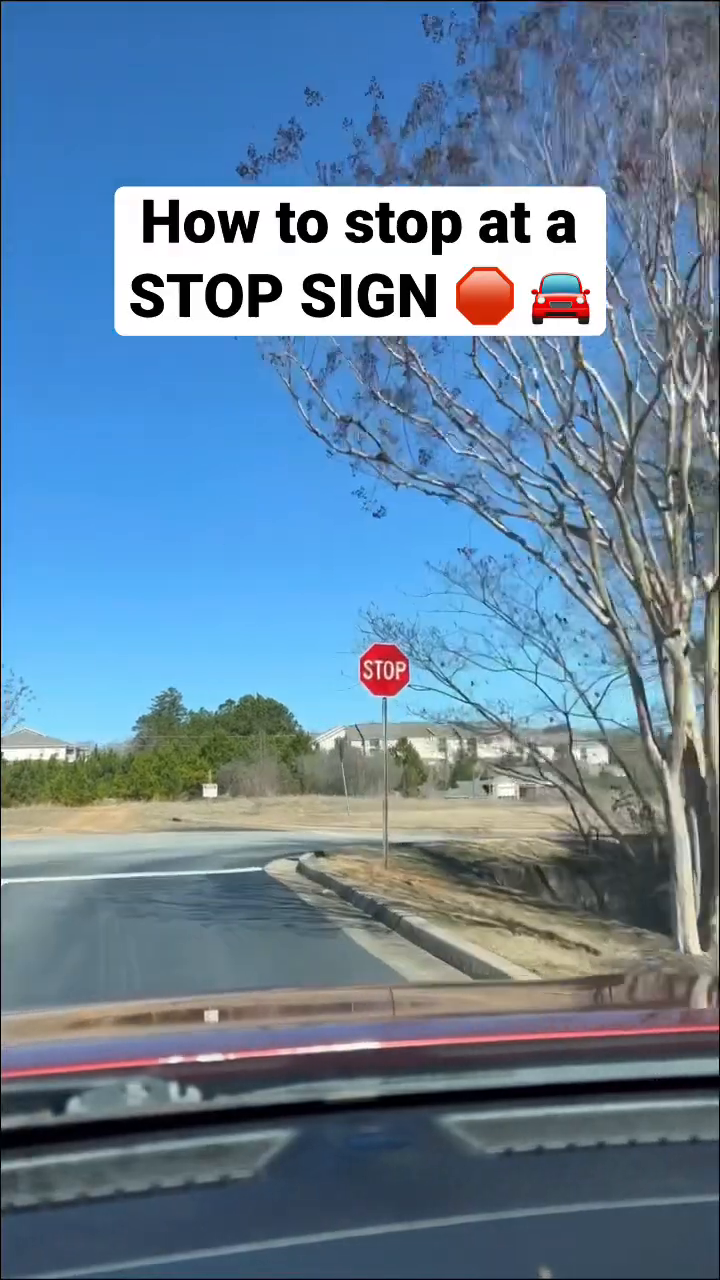
#> input picture frame 32 of How to stop at a STOP SIGN.mp4, 720 x 1280 px
$ python detect_stop_signs.py
#> lines starting #> are read from the running program, lines starting #| are printed output that depends on the picture
# [106 lines of commented-out code are left out]


import cv2

# --------------------------
# Parameters (adjust these)
# --------------------------
KNOWN_WIDTH = 0.75  # meters (standard stop sign width ~ 75 cm)
FOCAL_LENGTH = 800  # to be calibrated for your camera

# Desired display size (for scaling video window)
DISPLAY_WIDTH = 800
DISPLAY_HEIGHT = 400

# Load Haar Cascade for stop sign
cascade = cv2.CascadeClassifier('stop_sign_classifier_2.xml')

# Open the video
video = cv2.VideoCapture('How to stop at a STOP SIGN.mp4')

if not video.isOpened():
    print("Error: Could not open video.")
    exit()

cv2.namedWindow('Stop Sign Detection', cv2.WINDOW_NORMAL)

while True:
    ret, frame = video.read()
#> frame is the input picture: shape (1280, 720, 3); mean B, G, R 156.1, 131.4, 103.2
    if not ret:
        break  # End of video

    # Convert to grayscale
    gray = cv2.cvtColor(frame, cv2.COLOR_BGR2GRAY)
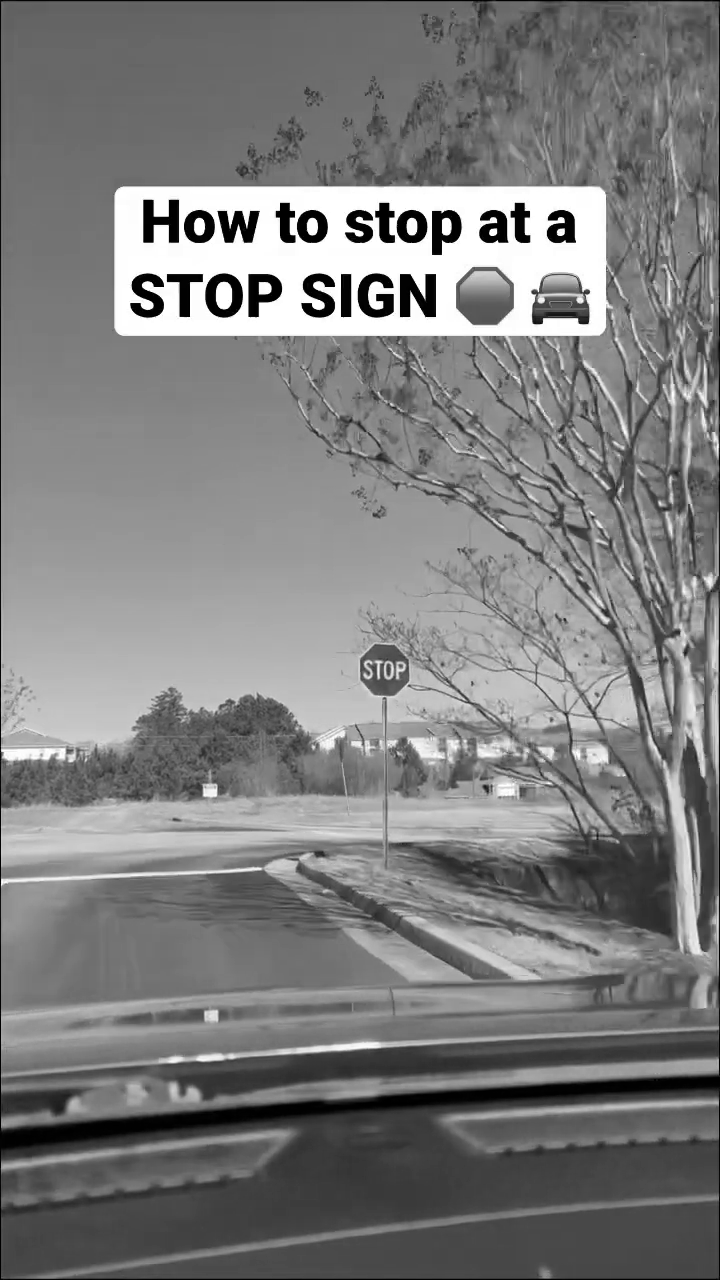
#> gray: shape (1280, 720); min 0, max 255, mean 125.8

    # Detect stop signs
    stop_signs = cascade.detectMultiScale(gray, scaleFactor=1.1, minNeighbors=5)
#> stop_signs = [[351, 637, 65, 65]]

    closest_distance = None
    closest_box = None

    for (x, y, w, h) in stop_signs:
        # Estimate distance (formula: (Real Width * Focal Length) / Perceived Width)
        distance = (KNOWN_WIDTH * FOCAL_LENGTH) / w

        # Track the closest stop sign
        if closest_distance is None or distance < closest_distance:
            closest_distance = distance
            closest_box = (x, y, w, h)
#> this loop made 1 pass
#> (x, y, w, h, distance, closest_distance) on pass 1: (351, 637, 65, 65, 9.23, 9.23)
#> after the loop, closest_distance = 9.23

    # Draw only the closest stop sign
    if closest_distance is not None:
        (x, y, w, h) = closest_box
#> x = 351; y = 637; w = 65; h = 65
        cv2.rectangle(frame, (x, y), (x+w, y+h), (255, 0, 0), 2)
        cv2.putText(frame, f"STOP SIGN: {closest_distance:.2f} m", (x, y - 10),
                    cv2.FONT_HERSHEY_SIMPLEX, 0.8, (255, 0, 0), 3)
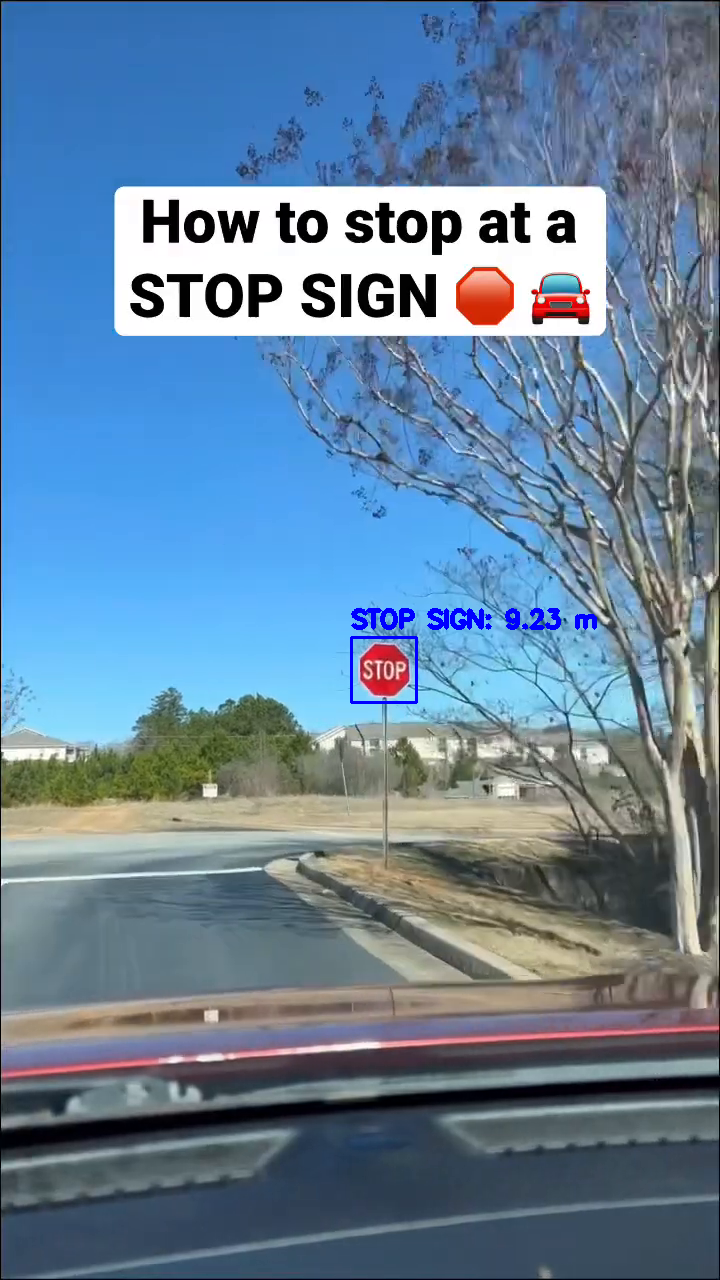
#> frame: shape (1280, 720, 3); mean B, G, R 156.2, 130.7, 102.8

    # --------------------------
    # Resize video to fit window
    # --------------------------
    h, w = frame.shape[:2]
#> h = 1280; w = 720
    scale = min(DISPLAY_WIDTH / w, DISPLAY_HEIGHT / h)
#> scale = 0.312
    new_w = int(w * scale)
#> new_w = 225
    new_h = int(h * scale)
#> new_h = 400
    resized_frame = cv2.resize(frame, (new_w, new_h), interpolation=cv2.INTER_AREA)
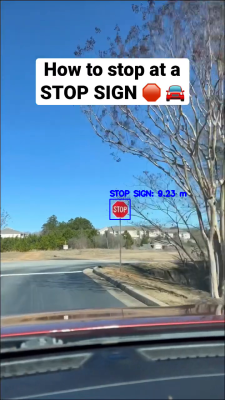
#> resized_frame: shape (400, 225, 3); mean B, G, R 156.2, 130.7, 102.9

    # Show the resized frame
    cv2.imshow('Stop Sign Detection', resized_frame)

    # Exit on ESC
    if cv2.waitKey(10) & 0xFF == 27:
#> (key Esc is pressed here)
        break

# Cleanup
video.release()
cv2.destroyAllWindows()

$ run again, starting later in the video
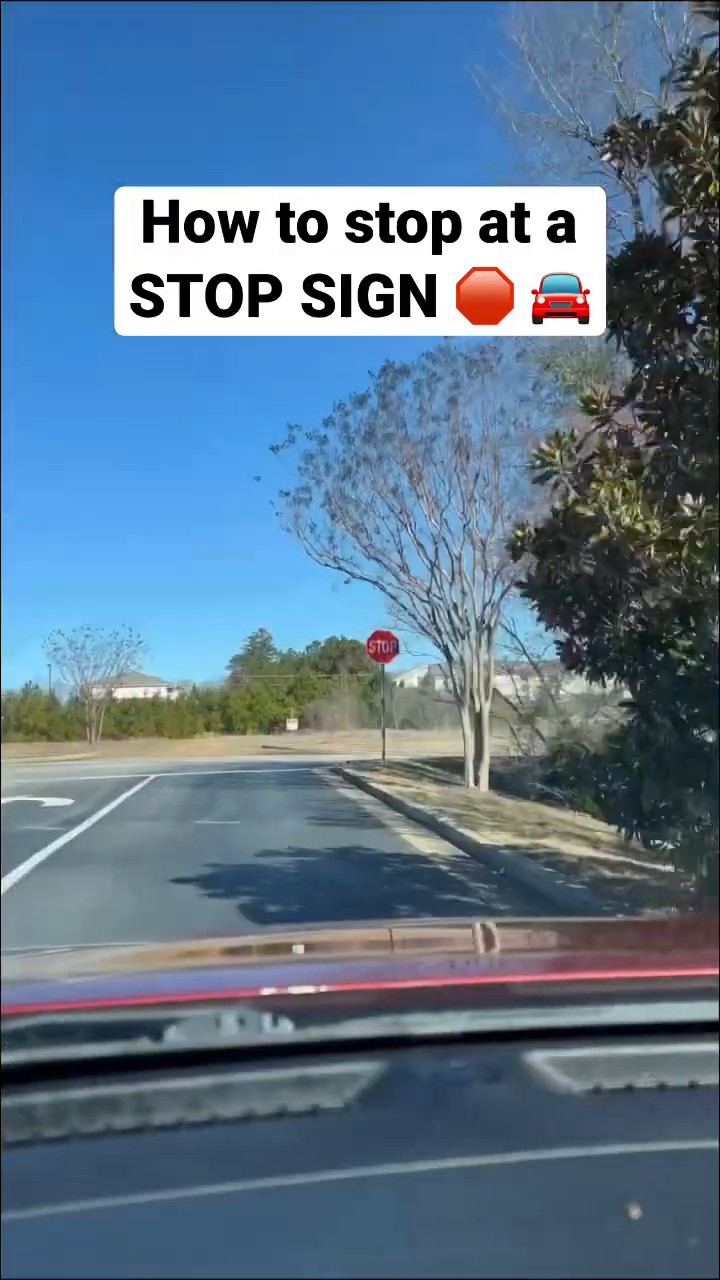
#> input picture frame 144 of How to stop at a STOP SIGN.mp4, 720 x 1280 px
#> frame is the input picture: shape (1280, 720, 3); mean B, G, R 142.5, 118.9, 92.9
#> `gray = cv2.cvtColor(frame, cv2.COLOR_BGR2GRAY)`:
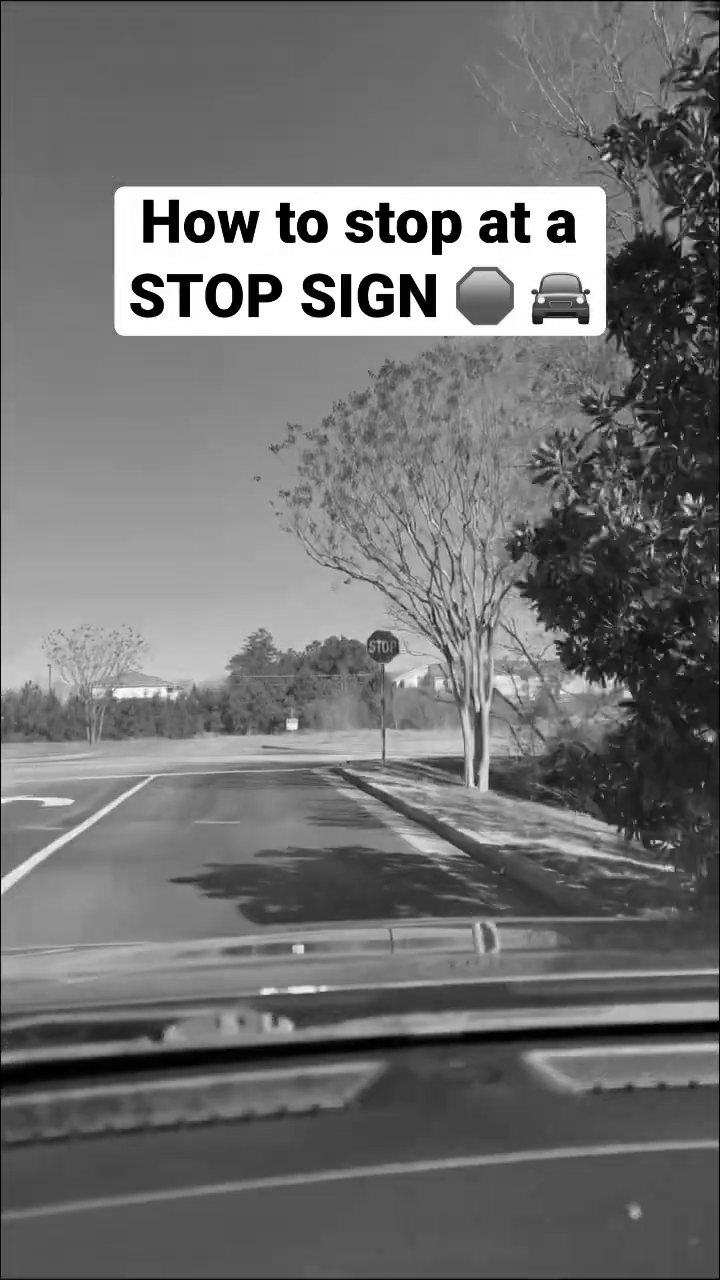
#> gray: shape (1280, 720); min 0, max 255, mean 113.8
#> stop_signs = [[359, 624, 45, 45]]
#> the loop `for (x, y, w, h) in stop_signs:` made 1 pass
#> (x, y, w, h, distance, closest_distance) on pass 1: (359, 624, 45, 45, 13.33, 13.33)
#> after the loop `for (x, y, w, h) in stop_signs:`: closest_distance = 13.33
#> `(x, y, w, h) = closest_box`: x = 359; y = 624; w = 45
#> `resized_frame = cv2.resize(frame, (new_w, new_h), interpolation=cv2.IN..`:
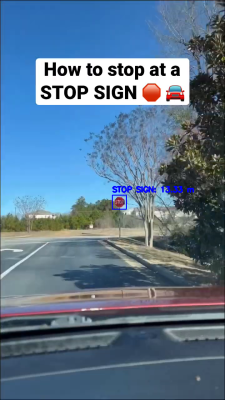
#> resized_frame: shape (400, 225, 3); mean B, G, R 142.8, 118.5, 92.6
